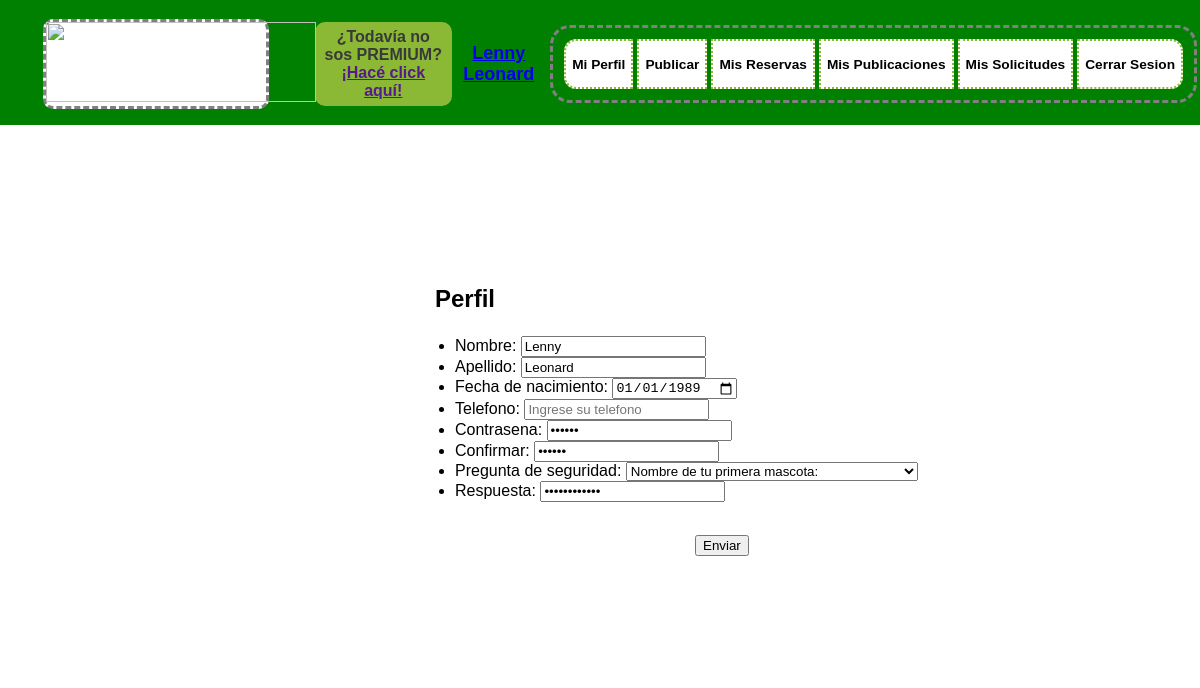
Screenshot of /PerfilEdit.php (signed in) with the database file from the repository.
### tables this page shows
CREATE TABLE `usuarios` (
  `idUSUARIOS` int(11) NOT NULL,
  `NOMBRE` varchar(15) NOT NULL,
  `APELLIDO` varchar(20) NOT NULL,
  `FECHANAC` date NOT NULL,
  `EMAIL` varchar(35) NOT NULL,
  `TELEFONO` varchar(15) DEFAULT NULL,
  `CONTRASENA` varchar(20) NOT NULL,
  `RESPUESTASEG` varchar(20) NOT NULL,
  `FECHADEALTA` timestamp NOT NULL DEFAULT CURRENT_TIMESTAMP,
  `idPREGUNTASDESEGURIDAD` int(11) NOT NULL
);

### PerfilEdit.php (the view, shortened to what this page needs)
<?php
  require("cabecera_estandar_sesion_iniciada.php");
  $conn = mysqli_connect("localhost","root","","couchinn");
  $email=$_SESSION["usuario"];
  $consulta="SELECT * FROM usuarios WHERE EMAIL='$email'";
  $DATOS=mysqli_query($conn,$consulta);
  $fila=mysqli_fetch_row($DATOS);
?>
<!DOCTYPE html>
<html>
  <head>
    <link rel="stylesheet" href="PerfilEstiloEdit.css">
  </head>
  <body>
    <section class="wrapper">
      <section class="main">
        <article>
          <h2 id="test">Perfil</h2>
            <form class="formulario" method="post">
              <ul class="datos">
                <li><label for="nombre">Nombre: <input type="text" placeholder="Ingrese su nombre" maxlength="10" name="nombre" value="<?php if (isset($_POST['nombre'])) {echo $_POST['nombre'];} else {echo $fila[1];} ?>"> <?php if(isset($errors['nombre'])) echo $errors['nombre']; ?> </label></li>
                <li><label for="apellido">Apellido: <input type="text" placeholder="Ingrese su apellido" maxlength="10" name="apellido" value="<?php if (isset($_POST['apellido'])) {echo $_POST['apellido'];} else {echo $fila[2];} ?>"> <?php if(isset($errors['apellido'])) echo $errors['apellido']; ?> </label></li>
                <li><label for="fecNac">Fecha de nacimiento: <input type="date" placeholder="Año-Mes-Dia" maxlength="10" name="FecNac" value="<?php if (isset($_POST['FecNac'])) {echo $_POST['FecNac'];} else {echo $fila[3];} ?>"> <?php if(isset($errors['FecNac'])) echo $errors['FecNac']; ?> </label></li>
                <li><label for="telefono">Telefono: <input type="tel" placeholder="Ingrese su telefono" maxlength="10" name="telefono" value="<?php if (isset($_POST['telefono'])) {echo $_POST['telefono'];} else {echo $fila[5];} ?>"> <?php if(isset($errors['telefono'])) echo $errors['telefono']; ?> </label></li>
                <li><label for="contrasena">Contrasena: <input type="password" placeholder="Ingrese su contrasena" maxlength="10" name="contrasena" value="<?php if (isset($_POST['contrasena'])) {echo $_POST['contrasena'];} else {echo $fila[6];} ?>"> <?php if(isset($errors['contrasena'])) echo $errors['contrasena']; ?> </label></li>
                <li><label for="contrasena2">Confirmar: <input type="password" placeholder="Confirmar contrasena" maxlength="10" name="contrasena2" value="<?php if (isset($_POST['contrasena2'])) {echo $_POST['contrasena2'];} else {echo $fila[6];} ?>"> <?php if(isset($errors['contrasena2'])) echo $errors['contrasena2']; ?> </label></li>
                <li><label for="preg">Pregunta de seguridad:
                  <?php
                    $sql="SELECT * FROM `preguntasdeseguridad`";
                    $resultado=mysqli_query($conn,$sql);
                    echo "<select name='pregunta_de_seguridad' required='true'>";
                    while ($fila2=mysqli_fetch_row($resultado)) {
                      echo "<option>";
                      echo $fila2[1] . "</option>";
                    }
                    echo "</select>";
                  ?>
                </label></li>
                <li><label for="resp"> Respuesta: <input type="password" placeholder="Respuesta" maxlength="10" name="resp" value="<?php if (isset($_POST['resp'])) {echo $_POST['resp'];} else {echo $fila[7];} ?>"> <?php if(isset($errors['resp'])) echo $errors['resp']; ?> </label></li>
              </ul>
              <input type="submit" class="editar" value="Enviar" />
            </form>
        </article>
      </section>
    </section>
  </body>
</html>

### EstilosCabeceraSesionIniciada.css (style rules this page uses)
body { background-image: url(Fondo_Main_3.jpg); font-family: Arial; }

### PerfilEstiloEdit.css (style rules this page uses)
body { background-image: url(Fondo_Main_3.jpg); background-size: cover; }
.main, aside { background-color: rgba(255, 255, 255, 0.75); position: absolute; padding: 5px 5px; margin: 10px; }
.main { display: inline-block; left: 350px; width: 700px; top: 150px; height: 490px; }
.main article { position: relative; top: 100px; left: 50px; }
.main article h2 { position: relative; left: 20px; }
.datos { display: inline-block; position: absolute; top: 35px; }
.editar { display: inline-block; position: absolute; left: 280px; top: 250px; }

### rows the page displays
usuarios: nombre "Lenny", apellido "Leonard", FecNac "01/01/1989"

### other values shown
$_SESSION['nombre'] "Lenny"
$_SESSION['apellido'] "Leonard"
form field pregunta_de_seguridad "Nombre de tu primera mascota:"
